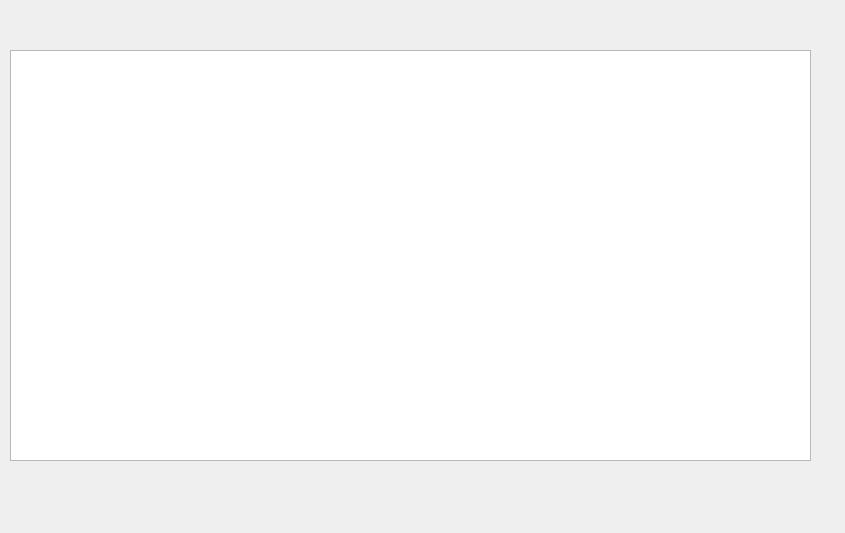
<?xml version="1.0" encoding="UTF-8"?>
<ui version="4.0">
 <class>tabelle_form</class>
 <widget class="QWidget" name="tabelle_form">
  <property name="geometry">
   <rect>
    <x>0</x>
    <y>0</y>
    <width>845</width>
    <height>533</height>
   </rect>
  </property>
  <property name="windowTitle">
   <string>Form</string>
  </property>
  <widget class="QTableWidget" name="auto_tabelle">
   <property name="geometry">
    <rect>
     <x>10</x>
     <y>50</y>
     <width>801</width>
     <height>411</height>
    </rect>
   </property>
  </widget>
 </widget>
 <resources/>
 <connections/>
</ui>
